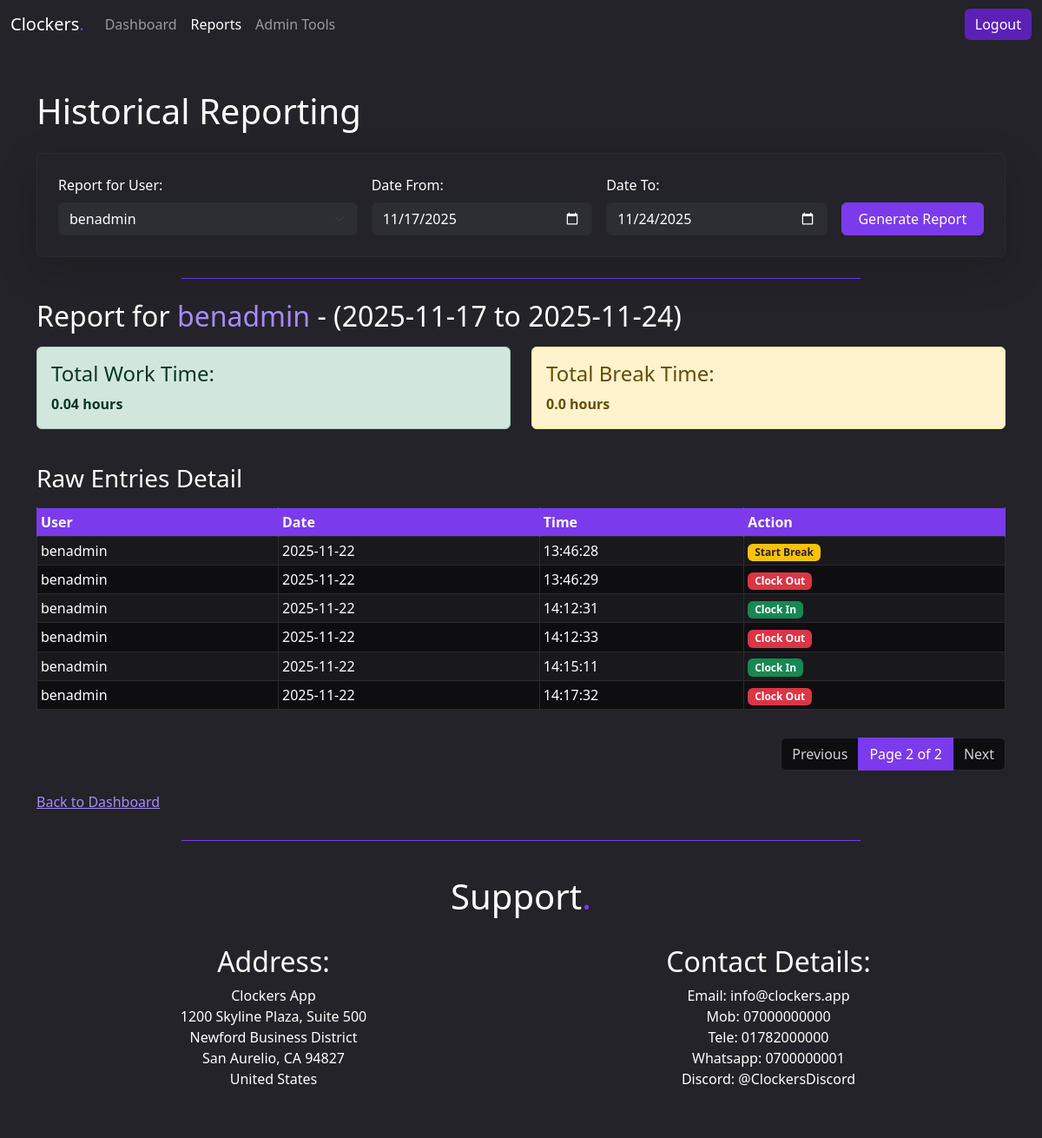
Page /reports/?page=3&date_from=2025-11-17&date_to=2025-11-24 (signed in) on the earlier database version.
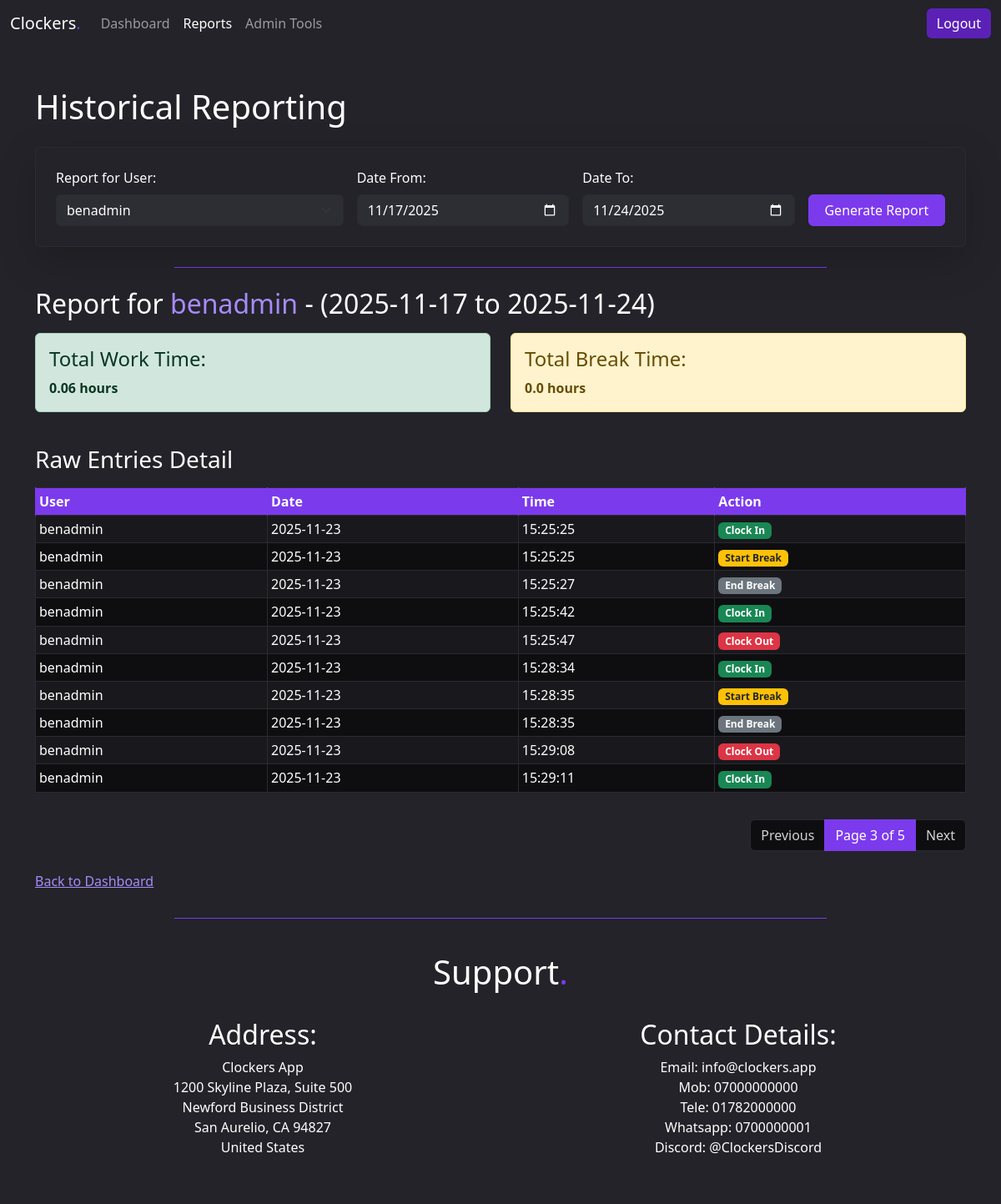
Same page on the later database version.
### time_tracker/models.py (models this page shows, shortened)
class TimeEntry(models.Model):
    ACTION_CHOICES = [
        ('IN', 'Clock In'),
        ('OUT', 'Clock Out'),
        ('BREAK_START', 'Start Break'),
        ('BREAK_END', 'End Break'),
    ]
    user = models.ForeignKey(User, on_delete=models.CASCADE)
    timestamp = models.DateTimeField()
    action_type = models.CharField(max_length=12, choices=ACTION_CHOICES)
    date_only = models.DateField(db_index=True)
    class Meta:
        verbose_name_plural = "Time Entries"

### time_tracker/views.py (the view)
# urls.py: path('reports/', views.reports_view, name='reports'),
@login_required
def reports_view(request):
    today = timezone.localdate()
    default_start_date = today - timedelta(days=7)
    date_from_str = request.GET.get('date_from')
    date_to_str = request.GET.get('date_to')
    user_id_str = request.GET.get('user_id')
    target_user = request.user
    if request.user.is_staff and user_id_str:
        try:
            target_user = User.objects.get(id=user_id_str)
        except User.DoesNotExist:
            pass
    try:
        date_from = date.fromisoformat(date_from_str) if date_from_str else default_start_date
        date_to = date.fromisoformat(date_to_str) if date_to_str else today
    except ValueError:
        date_from = default_start_date
        date_to = today
    if date_to < date_from:
        date_to = date_from
    results = calculate_time_period(target_user, date_from, date_to)
    all_report_entries = results['raw_entries']
    PAGINATE_BY = 10
    paginator = Paginator(all_report_entries, PAGINATE_BY)
    page_number = request.GET.get('page')
    page_obj = paginator.get_page(page_number)
    query_params_dict = {
        'date_from': date_from.isoformat(),
        'date_to': date_to.isoformat(),
    }
    if request.user.is_staff and target_user.id != request.user.id:
        query_params_dict['user_id'] = target_user.id
    query_params = urlencode(query_params_dict)
    context = {
        'date_from': date_from.isoformat(),
        'date_to': date_to.isoformat(),
        'target_user': target_user,
        'is_admin': request.user.is_staff,
        'users': User.objects.all().order_by('username') if request.user.is_staff else None,
        'total_work_time': results['work_duration'],
        'total_break_time': results['break_duration'],
        'raw_entries': page_obj,
        'query_params': query_params,
    }
    return render(request, 'time_tracker/reports.html', context)

### time_tracker/templates/time_tracker/reports.html (shortened to what the changed rows need)
{% extends 'base.html' %}
{% block content %}
    <h1 class="mb-4">Historical Reporting</h1>
    <h2 class="mt-4">Report for <span class ="light-accent">{{ target_user.username }}</span> - ({{ date_from }} to {{ date_to }})</h2>
    {% if raw_entries %}
        <div class="row mb-4 mt-3">
            <div class="col-md-6">
                <div class="alert alert-success">
                    <h4>Total Work Time:</h4>
                    <strong>{{ total_work_time }} hours</strong>
                </div>
            </div>
            <div class="col-md-6">
                <div class="alert alert-warning">
                    <h4>Total Break Time:</h4>
                    <strong>{{ total_break_time }} hours</strong>
                </div>
            </div>
        </div>
        <h3 class="mb-3">Raw Entries Detail</h3>
        <div class="table-responsive">
        <table class="table table-striped table-hover table-bordered table-sm">
            <thead class="table-primary-header">
                <tr>
                    <th class ="text-nowrap-col">User</th>
                    <th class ="text-nowrap-col">Date</th>
                    <th class ="text-nowrap-col">Time</th>
                    <th class ="text-nowrap-col">Action</th>
                </tr>
            </thead>
            <tbody>
                {% for entry in raw_entries %}
                <tr>
                    <td class ="text-nowrap-col">{{ entry.user.username }}</td>
                    <td class ="text-nowrap-col">{{ entry.date_only|date:"Y-m-d" }}</td>
                    <td class ="text-nowrap-col">{{ entry.timestamp|date:"H:i:s" }}</td>
                    <td class ="text-nowrap-col">
                        <span class="badge
                            {% if entry.action_type == 'IN' %}bg-success
                            {% elif entry.action_type == 'OUT' %}bg-danger
                            {% elif entry.action_type == 'BREAK_START' %}bg-warning text-dark
                            {% else %}bg-secondary
                            {% endif %}">
                            {% if entry.action_type == 'IN' %}Clock In
                            {% elif entry.action_type == 'OUT' %}Clock Out
                            {% elif entry.action_type == 'BREAK_START' %}Start Break
                            {% elif entry.action_type == 'BREAK_END' %}End Break
                            {% endif %}
                        </span>
                    </td>
                </tr>
                {% endfor %}
            </tbody>
        </table>
        </div>
        {% if raw_entries.has_other_pages %}
            <nav aria-label="Page navigation" class="mt-3">
                <ul class="pagination justify-content-end">
                    {% if raw_entries.has_previous %}
                        <li class="page-item">
                            <a class="page-link" href="?page={{ raw_entries.previous_page_number }}&{{ query_params }}">Previous</a>
                        </li>
                    {% else %}
                        <li class="page-item disabled">
                            <span class="page-link">Previous</span>
                        </li>
                    {% endif %}
                    <li class="page-item active" aria-current="page">
                        <span class="page-link">
                            Page {{ raw_entries.number }} of {{ raw_entries.paginator.num_pages }}
                        </span>
                    </li>
                    {% if raw_entries.has_next %}
                        <li class="page-item">
                            <a class="page-link" href="?page={{ raw_entries.next_page_number }}&{{ query_params }}">Next</a>
                        </li>
                    {% else %}
                        <li class="page-item disabled">
                            <span class="page-link">Next</span>
                        </li>
                    {% endif %}
                </ul>
            </nav>
        {% endif %}
    {% else %}
        <p class="alert alert-info">No clocking activity found in the selected date range for this user.</p>
    {% endif %}
{% endblock content %}

Differences in the rows shown:
no longer on this page (row unchanged): TimeEntry: user.username "benadmin", date_only "2025-11-22", timestamp "13:46:28", action_type "Start Break"
no longer on this page (row unchanged): TimeEntry: user.username "benadmin", date_only "2025-11-22", timestamp "13:46:29", action_type "Clock Out"
no longer on this page (row unchanged): TimeEntry: user.username "benadmin", date_only "2025-11-22", timestamp "14:12:31", action_type "Clock In"
no longer on this page (row unchanged): TimeEntry: user.username "benadmin", date_only "2025-11-22", timestamp "14:12:33", action_type "Clock Out"
no longer on this page (row unchanged): TimeEntry: user.username "benadmin", date_only "2025-11-22", timestamp "14:15:11", action_type "Clock In"
no longer on this page (row unchanged): TimeEntry: user.username "benadmin", date_only "2025-11-22", timestamp "14:17:32", action_type "Clock Out"
added TimeEntry: user.username "benadmin", date_only "2025-11-23", timestamp "15:25:25", action_type "Clock In"
added TimeEntry: user.username "benadmin", date_only "2025-11-23", timestamp "15:25:25", action_type "Start Break"
added TimeEntry: user.username "benadmin", date_only "2025-11-23", timestamp "15:25:27", action_type "End Break"
added TimeEntry: user.username "benadmin", date_only "2025-11-23", timestamp "15:25:42", action_type "Clock In"
added TimeEntry: user.username "benadmin", date_only "2025-11-23", timestamp "15:25:47", action_type "Clock Out"
added TimeEntry: user.username "benadmin", date_only "2025-11-23", timestamp "15:28:34", action_type "Clock In"
added TimeEntry: user.username "benadmin", date_only "2025-11-23", timestamp "15:28:35", action_type "Start Break"
added TimeEntry: user.username "benadmin", date_only "2025-11-23", timestamp "15:28:35", action_type "End Break"
added TimeEntry: user.username "benadmin", date_only "2025-11-23", timestamp "15:29:08", action_type "Clock Out"
added TimeEntry: user.username "benadmin", date_only "2025-11-23", timestamp "15:29:11", action_type "Clock In"
Other differences:
{{ total_work_time }}: "0.04" → "0.06"
{{ raw_entries.number }}: "2" → "3"
{{ raw_entries.paginator.num_pages }}: "2" → "5"
